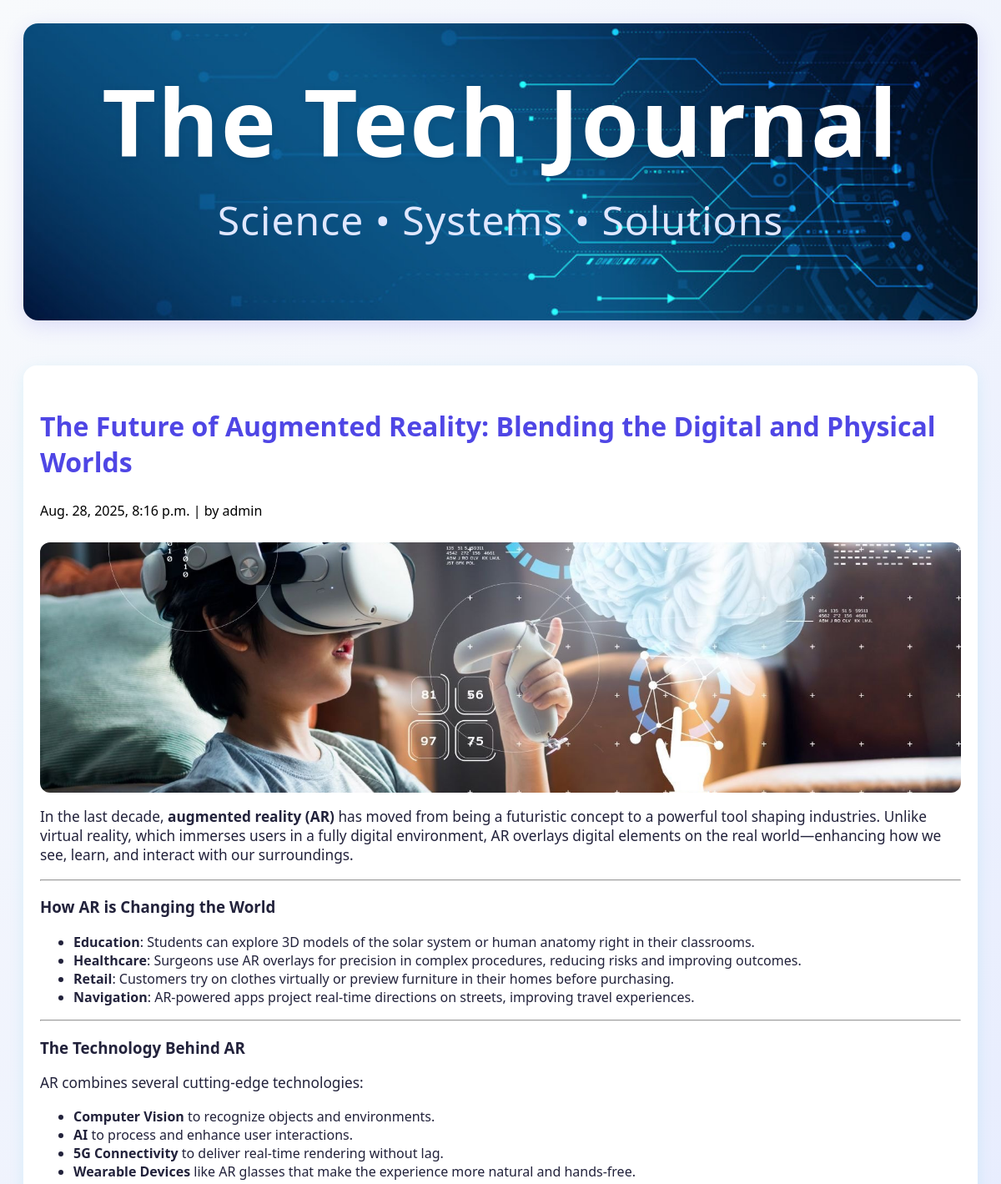
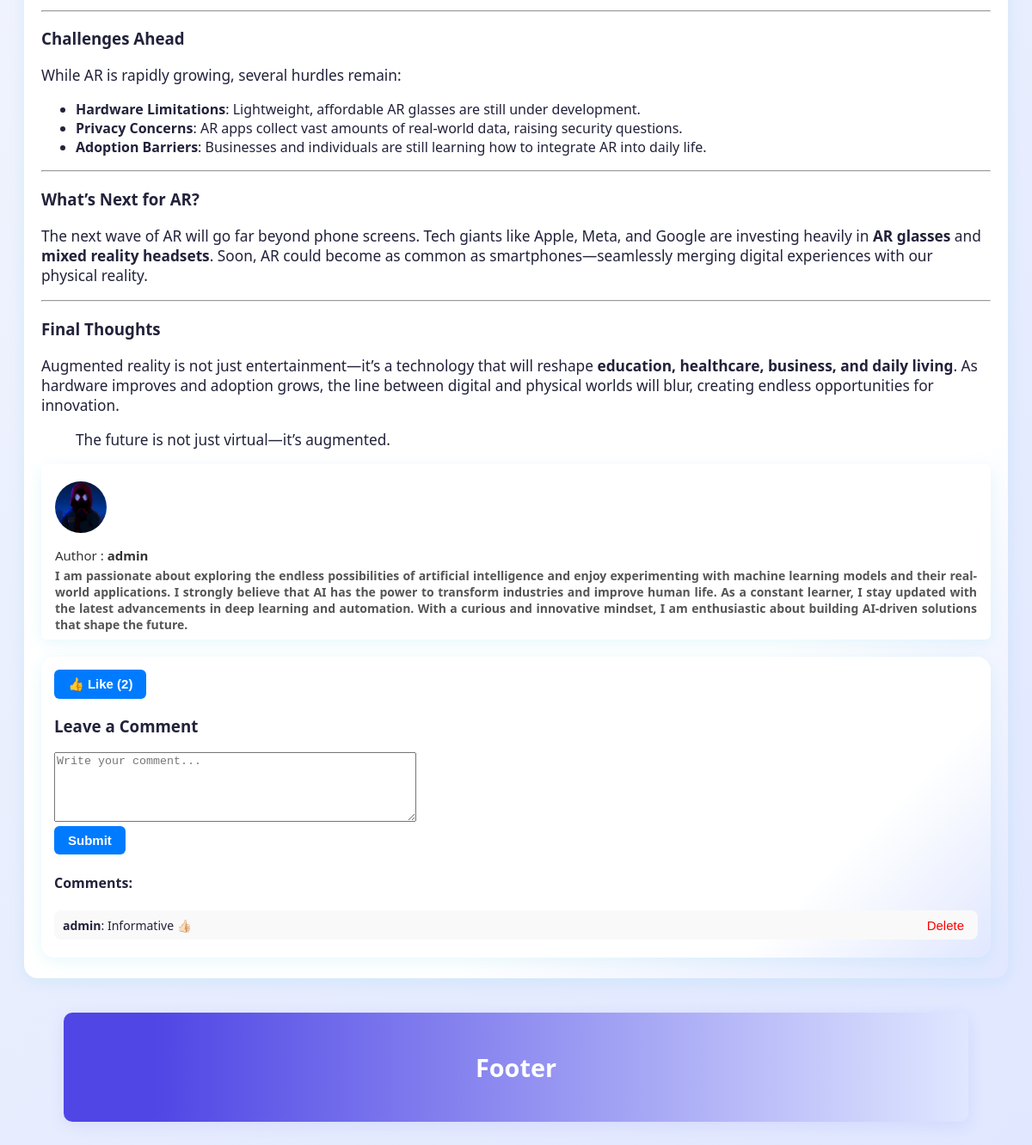
/post/2 (signed in), run on the app's committed database (2 pictures, top to bottom).
### BlogPost/models.py (models this page shows, shortened)
class Post(models.Model):
    title = models.CharField(max_length=200)
    body = CKEditor5Field('body', config_name="default")
    created_at = models.DateTimeField(default=datetime.now, blank=True)
    updated_at = models.DateTimeField(default=datetime.now, blank=True)
    image = models.ImageField(upload_to='blog_images/', null=True, blank=True)
    author = models.ForeignKey(User, on_delete=models.CASCADE, related_name="posts")
    category = models.ForeignKey('Category', on_delete=models.SET_NULL, null=True, related_name="posts")

class Profile(models.Model):
    user = models.OneToOneField(User, on_delete=models.CASCADE)
    profile_name = models.CharField(max_length=100, blank=True, null=True)
    profile_picture = models.ImageField(upload_to='images/profile', default='default-profile.jpg')
    about = models.TextField(blank=True, null=True)
    cover_photo = models.ImageField(upload_to='images/cover', default='default-cover.jpg')

class Comment(models.Model):
    post = models.ForeignKey(Post, on_delete=models.CASCADE, related_name="comments")
    author = models.ForeignKey(User, on_delete=models.CASCADE)
    body = models.TextField()
    created_at = models.DateTimeField(auto_now_add=True)

### BlogPost/views.py (the view)
# urls.py: path('post/<str:pk>', views.post, name = 'post'),
def post(request, pk):
    posts = Post.objects.get(id=pk)
    return render(request, 'posts.html', {'posts': posts})

### templates/posts.html (shortened to what this page needs)
{% load static %}
<!DOCTYPE html>
<html>
<head>
  <link rel="stylesheet" type="text/css" href="{% static 'style.css' %}">
</head>
<body>
<a href="{% url 'index' %}" style="text-decoration: none; color: inherit;">
<div class="header" style="cursor: pointer;">
  <h1>The Tech Journal</h1>
  <p>Science • Systems • Solutions</p>
</div>
</a>
<div class="row">
  <div class="leftcolumn">
    <div class="card">
        <h2>{{ posts.title }}</h2>
        <h5>{{ posts.created_at }} | by {{ posts.author.username }}</h5>
        {% if posts.image %}
          <img src="{{ posts.image.url }}" alt="{{ posts.title }}" class="blog-img" style="height:300px; width:100%; object-fit:cover; border-radius:12px; margin-bottom:16px;">
        {% endif %}
        <div class="post-body">
            {{ posts.body|safe }}
            <div class="author-btn">
              <a href="{% url 'profile' posts.author.username %}" style="text-decoration: none; color: inherit;">
                <img src="{{ posts.author.profile.profile_picture.url }}"
                    alt="{{ posts.author.username }}" >
                <div class="author-info">
                    <p style="margin: 0 0 4px 0; font-size: 15px; color: #333;">
                        <span style="font-weight: 500;">Author :</span>
                        <span style="font-weight: 700;">{{ posts.author.username }}</span>
                    </p>
                    <p style="margin: 0; font-size: 14px; color: #555; text-align: justify;">
                        {{ posts.author.profile.about|default:"No bio available." }}
                    </p>
                </div>
              </a>
            </div>
            <div class="card" style="margin-top: 20px; padding: 15px;">
              <form method="POST" action="{% url 'like_post' posts.id %}" style="margin-bottom: 10px;">
                <button type="submit" class="btn">
                  👍 Like ({{ posts.likes.count }})
                </button>
              </form>
              <h3>Leave a Comment</h3>
              <form method="POST" action="{% url 'add_comment' posts.id %}">
                <textarea name="body" rows="5" cols="50" placeholder="Write your comment..." required></textarea><br>
                <button type="submit" class="btn">Submit</button>
              </form>
              <div class="comments-section" style="margin-top: 20px;">
                <h4>Comments:</h4>
                {% for comment in posts.comments.all %}
                  <div style="display: flex; justify-content: space-between; align-items: center; gap:10px; margin-bottom: 6px; padding: 6px 10px; background: #f9f9f9; border-radius: 8px;">
                    <span style="font-size: 14px;">
                      <strong>{{ comment.author.username }}</strong>: {{ comment.body }}
                    </span>
                    {% if user.is_authenticated and comment.author == user %}
                      <form method="POST" action="{% url 'delete_comment' comment.id %}" style="display:inline;">
                        <button type="submit"
                                style="font-size: 15px; color: red; background: none; border: none; cursor: pointer;">
                          Delete
                        </button>
                      </form>
                    {% endif %}
                  </div>
                {% empty %}
                  <p style="font-size: 14px; color: gray;">No comments yet.</p>
                {% endfor %}
              </div>
            </div>
        </div>
    </div>
  </div>
</div>
<div class="footer" style="background: linear-gradient(90deg, #4f46e5 10%, #e0e7ff 100%);
            align-items: center;
            width: 92%;
            padding: 20px;
            color: white;
            margin: 40px auto 0 auto;  /* centers the footer */
            text-align: center; /* centers text inside */
            border-radius: 10px;">
  <h2>Footer</h2>
</div>
</body>
</html>

### static/style.css (style rules this page uses)
* { box-sizing: border-box; }
body { font-family: 'Segoe UI', Arial, sans-serif; padding: 20px; background: linear-gradient(135deg, #f8fafc 0%, #e0e7ff 100%); color: #22223b; transition: background 0.5s; }
.header { padding: 40px 20px; font-size: 40px; text-align: center; background:url('image/image01.jpg') center/cover, linear-gradient(90deg, #4f46e5 0%, #06b6d4 100%); color: #fff; border-radius: 18px; box-shadow: 0 6px 24px rgba(79, 70, 229, 0.15); margin-bottom: 30px; animation: fadeInDown 1s; transition: box-shadow 0.3s, transform 0.3s; }
.header h1 { margin: 0; font-size: 2.8em; letter-spacing: 2px; font-weight: 700; text-shadow: 0 2px 8px rgba(0,0,0,0.08); }
.header p { margin-top: 10px; font-size: 1.2em; font-weight: 400; letter-spacing: 1px; color: #e0e7ff; }
.row { display: flex; flex-wrap: nowrap; gap: 32px; align-items: flex-start; width: 100%; max-width: 1200px; margin: 0 auto; }
.leftcolumn { flex: 2 1 0; min-width: 0; animation: fadeInLeft 1s; }
.card { background: linear-gradient(135deg, #fff 80%, #e0e7ff 100%); padding: 24px 20px; margin-top: 24px; border-radius: 16px; box-shadow: 0 4px 18px rgba(6, 182, 212, 0.10); transition: box-shadow 0.3s, transform 0.3s; position: relative; overflow: hidden; }
.card h2 { color: #4f46e5; margin-bottom: 10px; }
.card h2 { font-size: 2em; font-weight: 600; }
.card h5 { font-size: 1em; font-weight: 400; color: #000000; }
.card p { color: #22223b; font-size: 1.08em; }
.blog-img { display: block; width: 100%; height: 200px; object-fit: cover; border-radius: 12px; margin-bottom: 16px; }
.post-body img { max-width: 100%; height: auto; margin: 12px 0; }
.footer { padding: 24px; text-align: center; background: linear-gradient(90deg, #4f46e5 0%, #06b6d4 100%); color: #fff; border-radius: 14px; margin-top: 32px; font-size: 1.2em; box-shadow: 0 4px 18px rgba(79, 70, 229, 0.10); animation: fadeInUp 1s; }

### templates/posts.html (style rules this page uses)
.btn { background-color: #007BFF; color: white; border: none; padding: 8px 16px; font-size: 15px; font-weight: bold; border-radius: 6px; cursor: pointer; transition: 0.3s ease; }
.author-btn { background-color: white; color: black; border: none; padding: 8px 16px; font-size: 15px; font-weight: bold; border-radius: 6px; cursor: pointer; transition: 0.3s ease; box-shadow: 0 4px 18px rgba(6, 182, 212, 0.10); }
.author-btn { display: flex; align-items: flex-start; gap: 10px; }
.author-btn img { width: 60px; height: 60px; border-radius: 50%; object-fit: cover; flex-shrink: 0; }

### data on the page
Post: title "The Future of Augmented Reality: Blending the Digital and Physical Worlds", created_at "Aug. 28, 2025, 8:16 p.m.", author.username "admin", image (picture), body "In the last decade, augmented reality (AR) has moved from being a futuristic concept to a powerful tool shaping industries. Unlike virtual reality, which immerses users in a fully digital environment, AR overlays digital elements on the real world—enhancing how we see, learn, and interact with our surroundings. How AR is Changing the World Education : Students can explore 3D models of the solar system or human anatomy right in their classrooms. Healthcare : Surgeons use AR overlays for precision in complex procedures, reducing risks and improving outcomes. Retail : Customers try on clothes virtually or preview furniture in their homes before purchasing. Navigation : AR-powered apps project…", author.profile.profile_picture (picture), author.profile.about "I am passionate about exploring the endless possibilities of artificial intelligence and enjoy experimenting with machine learning models and their real-world applications. I strongly believe that AI has the power to transform industries and improve human life. As a constant learner, I stay updated with the latest advancements in deep learning and automation. With a curious and innovative mindset, I am enthusiastic about building AI-driven solutions that shape the future.", likes.count "2"
Comment: author.username "admin", body "Informative 👍🏻", shows "Delete"
